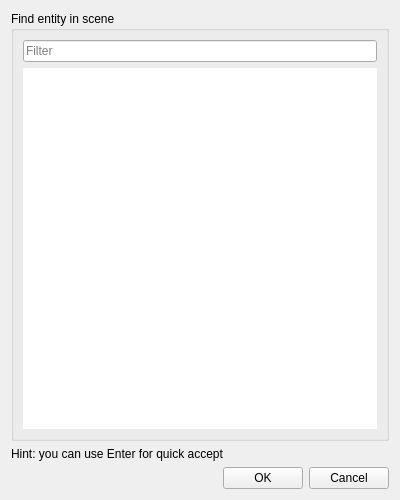
<?xml version="1.0" encoding="UTF-8"?>
<ui version="4.0">
 <class>DlgFindEntity</class>
 <widget class="QWidget" name="DlgFindEntity">
  <property name="geometry">
   <rect>
    <x>0</x>
    <y>0</y>
    <width>400</width>
    <height>500</height>
   </rect>
  </property>
  <property name="windowTitle">
   <string>Find Entity</string>
  </property>
  <property name="windowIcon">
   <iconset resource="../resource/resource.qrc">
    <normaloff>:/16x16_ico_png/entity.png</normaloff>:/16x16_ico_png/entity.png</iconset>
  </property>
  <layout class="QVBoxLayout" name="verticalLayout_2">
   <item>
    <widget class="QGroupBox" name="groupBox">
     <property name="title">
      <string>Find entity in scene</string>
     </property>
     <layout class="QVBoxLayout" name="verticalLayout">
      <item>
       <widget class="QLineEdit" name="filter">
        <property name="placeholderText">
         <string>Filter</string>
        </property>
       </widget>
      </item>
      <item>
       <widget class="QTableView" name="tableView">
        <property name="frameShape">
         <enum>QFrame::NoFrame</enum>
        </property>
        <property name="selectionMode">
         <enum>QAbstractItemView::SingleSelection</enum>
        </property>
        <property name="selectionBehavior">
         <enum>QAbstractItemView::SelectRows</enum>
        </property>
        <property name="showGrid">
         <bool>false</bool>
        </property>
        <attribute name="horizontalHeaderMinimumSectionSize">
         <number>44</number>
        </attribute>
        <attribute name="horizontalHeaderStretchLastSection">
         <bool>true</bool>
        </attribute>
        <attribute name="verticalHeaderVisible">
         <bool>false</bool>
        </attribute>
        <attribute name="verticalHeaderDefaultSectionSize">
         <number>24</number>
        </attribute>
       </widget>
      </item>
     </layout>
    </widget>
   </item>
   <item>
    <widget class="QLabel" name="label_2">
     <property name="text">
      <string>Hint: you can use Enter for quick accept</string>
     </property>
    </widget>
   </item>
   <item>
    <layout class="QHBoxLayout" name="horizontalLayout">
     <item>
      <spacer name="horizontalSpacer">
       <property name="orientation">
        <enum>Qt::Horizontal</enum>
       </property>
       <property name="sizeHint" stdset="0">
        <size>
         <width>40</width>
         <height>20</height>
        </size>
       </property>
      </spacer>
     </item>
     <item>
      <widget class="QPushButton" name="btnAccept">
       <property name="text">
        <string>OK</string>
       </property>
      </widget>
     </item>
     <item>
      <widget class="QPushButton" name="btnCancel">
       <property name="text">
        <string>Cancel</string>
       </property>
      </widget>
     </item>
    </layout>
   </item>
  </layout>
 </widget>
 <resources>
  <include location="../resource/resource.qrc"/>
 </resources>
 <connections/>
</ui>
